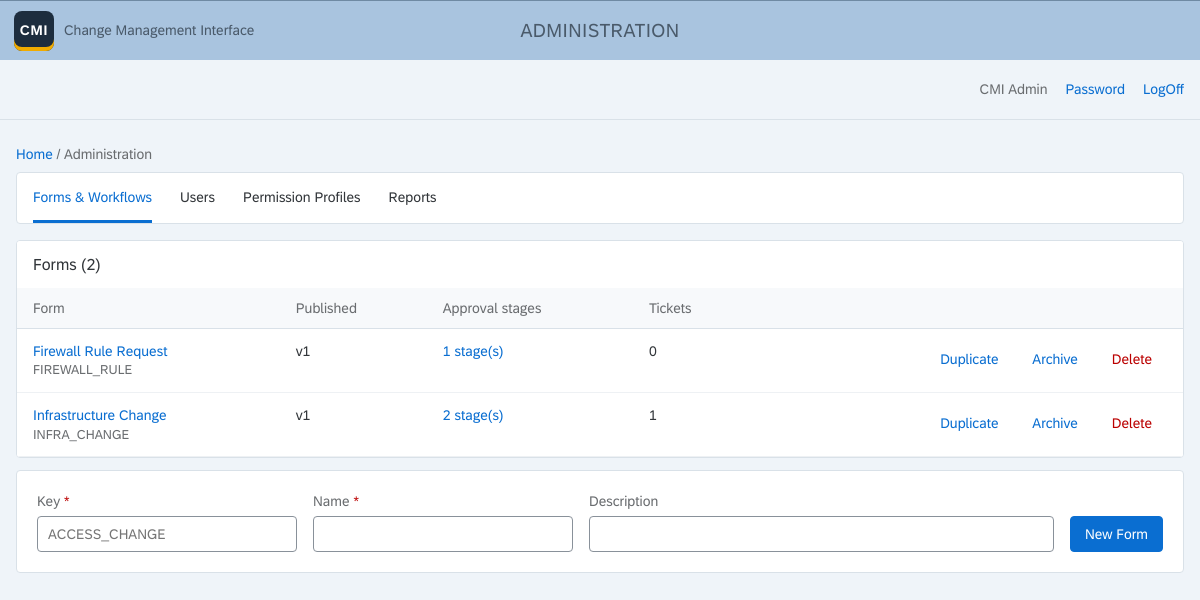
/admin/forms (signed in), run on the app's committed database.
### models.py (models this page shows, shortened)
class User(db.Model):
    id = db.Column(db.Integer, primary_key=True)
    email = db.Column(db.String(255), unique=True, nullable=False)
    name = db.Column(db.String(120), nullable=False)
    is_core = db.Column(db.Boolean, default=False, nullable=False)
    password_hash = db.Column(db.String(255))
    active = db.Column(db.Boolean, default=True, nullable=False)
    failed_logins = db.Column(db.Integer, default=0, nullable=False)
    locked_until = db.Column(db.DateTime)
    created_at = db.Column(db.DateTime, default=utcnow, nullable=False)
    deleted_at = db.Column(db.DateTime)  # soft delete: hidden everywhere; restore by clearing it (and setting active) in the DB
    profiles = db.relationship("PermissionProfile", secondary="user_profile", back_populates="users")
    def can(self, perm):
        return any(perm in p.permissions for p in self.profiles)

class Form(db.Model):
    id = db.Column(db.Integer, primary_key=True)
    key = db.Column(db.String(60), unique=True, nullable=False)
    name = db.Column(db.String(120), nullable=False)
    description = db.Column(db.String(255), default="", nullable=False)
    draft = db.Column(db.JSON, default=lambda: {"fields": []}, nullable=False)  # edited freely, published as a version
    archived = db.Column(db.Boolean, default=False, nullable=False)
    workflow = db.Column(db.JSON, default=list, nullable=False)
    default_assignee_id = db.Column(db.ForeignKey("user.id"))
    deleted_at = db.Column(db.DateTime)  # soft delete: hidden everywhere; restore by clearing it in the DB
    versions = db.relationship("FormVersion", order_by="FormVersion.version", back_populates="form")
    @classmethod
    def live(cls):
        return cls.query.filter(cls.deleted_at.is_(None))
    default_assignee = db.relationship("User")
    @property
    def latest(self):
        return self.versions[-1] if self.versions else None
    @property
    def has_unpublished_changes(self):
        return not self.latest or self.latest.schema != self.draft

class FormVersion(db.Model):
    id = db.Column(db.Integer, primary_key=True)
    form_id = db.Column(db.ForeignKey("form.id"), nullable=False)
    version = db.Column(db.Integer, nullable=False)
    schema = db.Column(db.JSON, nullable=False)  # {"fields": [{id, label, type, required, options, ...}]}
    published_at = db.Column(db.DateTime, default=utcnow, nullable=False)
    published_by_id = db.Column(db.ForeignKey("user.id"))
    form = db.relationship("Form", back_populates="versions")
    published_by = db.relationship("User")
    __table_args__ = (db.UniqueConstraint("form_id", "version"),)

### admin.py (the view)
@bp.get("/forms")
def forms():
    need("form.publish")
    usage = Counter(fid for (fid,) in db.session.query(FormVersion.form_id).join(Ticket, Ticket.form_version_id == FormVersion.id))
    return render_template("admin_forms.html", forms=Form.live().order_by(Form.archived, Form.name).all(), usage=usage)

### app.py (called while the page is built)
@app.before_request
def guard():
    if request.method == "POST":
        token = session.get("_csrf")
        if not token or not secrets.compare_digest(request.form.get("_csrf", ""), token):
            abort(400, "Form expired. Reload the page and try again.")
    g.user = db.session.get(User, session["uid"]) if "uid" in session else None
    if g.user and not g.user.active:
        session.clear()
        g.user = None
    if not g.user and request.endpoint not in PUBLIC_ENDPOINTS:
        return redirect(url_for("login"))

@app.after_request
def security_headers(resp):
    resp.headers.setdefault("Content-Security-Policy", "default-src 'self'; style-src 'self' 'unsafe-inline'; "
                            "img-src 'self' data:; frame-ancestors 'none'; form-action 'self'")
    resp.headers.setdefault("X-Content-Type-Options", "nosniff")
    resp.headers.setdefault("Referrer-Policy", "same-origin")
    return resp

@app.context_processor
def template_globals():
    if "_csrf" not in session:
        session["_csrf"] = secrets.token_urlsafe(32)
    return dict(csrf=session["_csrf"])

### core.py (called while the page is built)
def need(perm):
    if not g.user.can(perm):
        abort(403)

### templates/admin_forms.html (shortened to what this page needs)
{% extends "base.html" %}
{% block shell %}Administration{% endblock %}
{% block body %}
<main class="page">
  {% include "_admin_nav.html" %}
  <div class="panel table-wrap">
    <div class="table-toolbar"><h3>Forms ({{ forms|length }})</h3></div>
    <table>
      <thead><tr><th>Form</th><th>Published</th><th>Approval stages</th><th>Tickets</th><th></th></tr></thead>
      <tbody>
        {% for f in forms %}
        <tr>
          <td><a href="{{ url_for('admin.form_edit', fid=f.id) }}">{{ f.name }}</a><span class="sub">{{ f.key }}{% if f.archived %} · archived{% endif %}</span></td>
          <td>{{ 'v' ~ f.latest.version if f.latest else 'Not published' }}{% if f.latest and f.has_unpublished_changes %}<span class="sub status critical">Unpublished changes</span>{% endif %}</td>
          <td><a href="{{ url_for('admin.form_workflow', fid=f.id) }}">{{ f.workflow|length }} stage(s)</a></td>
          <td>{{ usage[f.id] }}</td>
          <td class="right">
            <form method="post" action="{{ url_for('admin.form_duplicate', fid=f.id) }}" class="inline">
              <input type="hidden" name="_csrf" value="{{ csrf }}"><button class="btn transparent" type="submit">Duplicate</button></form>
            <form method="post" action="{{ url_for('admin.form_archive', fid=f.id) }}" class="inline">
              <input type="hidden" name="_csrf" value="{{ csrf }}"><button class="btn transparent" type="submit">{{ 'Restore' if f.archived else 'Archive' }}</button></form>
            <form method="post" action="{{ url_for('admin.form_delete', fid=f.id) }}" class="inline"
                  data-confirm="Delete the form “{{ f.name }}”? It disappears from CMI; existing tickets keep working.">
              <input type="hidden" name="_csrf" value="{{ csrf }}"><button class="btn transparent reject" type="submit">Delete</button></form>
          </td>
        </tr>
        {% else %}<tr><td colspan="5" class="empty">No forms yet.</td></tr>{% endfor %}
      </tbody>
    </table>
  </div>
  <form class="panel pad inline-form spaced" method="post" action="{{ url_for('admin.form_new') }}">
    <div><label for="key" class="req">Key</label><input id="key" name="key" placeholder="ACCESS_CHANGE" maxlength="60" required></div>
    <div><label for="name" class="req">Name</label><input id="name" name="name" maxlength="120" required></div>
    <div class="grow"><label for="description">Description</label><input id="description" name="description" maxlength="255"></div>
    <button class="btn emph" type="submit">New Form</button>
  </form>
</main>
{% endblock %}

### templates/base.html (shortened to what this page needs)
<!doctype html>
<html lang="en">
<head>
<link rel="stylesheet" href="{{ url_for('static', filename='fiori.css') }}">
</head>
<body>
<header class="shell">
  <a class="logo" href="{{ url_for('home') }}"><b>CMI</b><span>Change Management Interface</span></a>
  <span class="shell-title">{% block shell %}{% endblock %}</span>
</header>
{% if g.user %}
<div class="subbar">
  <span class="user">{{ g.user.name }}</span>
  {% if g.user.is_core %}<a href="{{ url_for('account') }}">Password</a>{% endif %}
  <a href="{{ url_for('logout') }}">LogOff</a>
</div>
{% endif %}
{% block body %}{% endblock %}
</body>
</html>

### static/fiori.css (style rules this page uses)
:root { --shell: #a9c4df; --shell-text: #4a5a6a; --page: #eff4f9; --surface: #fff; --border: #d9e1e8; --rule: #c4cbd2; --text: #32363a; --muted: #6a6d70; --link: #0a6ed1; --brand: #0a6ed1; --brand-hover: #085caf; --positive: #107e3e; --negative: #bb0000; --critical: #e9730c; --info: #0a6ed1; --neutral: #6a6d70; }
* { box-sizing: border-box; }
body { margin: 0; font: 400 14px/1.45 "72", "72full", Arial, Helvetica, sans-serif; color: var(--text); background: var(--page); }
a { color: var(--link); text-decoration: none; }
.shell { height: 60px; display: grid; grid-template-columns: 1fr auto 1fr; align-items: center; padding: 0 14px; background: var(--shell); border-top: 1px solid #6f8aa3; }
.shell-title { color: var(--shell-text); font-size: 19px; letter-spacing: .02em; text-transform: uppercase; }
.logo { justify-self: start; display: inline-flex; align-items: center; gap: 10px; color: var(--shell-text); font-size: 14px; }
.logo b { display: grid; place-items: center; width: 40px; height: 40px; border-radius: 8px; background: #1d2d3e; color: #fff; font-size: 14px; letter-spacing: .06em; box-shadow: inset 0 -4px 0 #f0ab00; }
.subbar { height: 60px; display: flex; justify-content: flex-end; align-items: center; gap: 18px; padding: 0 16px; border-bottom: 1px solid var(--border); }
.subbar .user { color: var(--muted); }
.page { padding: 24px 16px 96px; }
.panel { background: var(--surface); border: 1px solid var(--border); border-radius: 4px; }
.btn { font: inherit; height: 36px; padding: 0 14px; border-radius: 4px; cursor: pointer; border: 1px solid var(--brand); background: var(--surface); color: var(--brand); }
.btn.emph { background: var(--brand); color: #fff; }
.btn.reject { border-color: var(--negative); color: var(--negative); }
.btn.transparent { border-color: transparent; }
label { display: block; color: var(--muted); font-size: 14px; margin-bottom: 4px; }
input, select, textarea { font: inherit; color: var(--text); width: 100%; height: 36px; padding: 0 10px; border: 1px solid #89919a; border-radius: 4px; background: var(--surface); }
.table-wrap { overflow-x: auto; }
table { width: 100%; border-collapse: collapse; background: var(--surface); }
th { text-align: left; font-weight: 400; color: var(--muted); padding: 10px 16px; border-bottom: 1px solid var(--border); background: #f7f9fb; white-space: nowrap; }
td { padding: 12px 16px; border-bottom: 1px solid #eef1f4; vertical-align: top; }
td .sub { display: block; color: var(--muted); font-size: 13px; }
.table-toolbar { display: flex; justify-content: space-between; align-items: center; padding: 12px 16px; background: var(--surface); }
.table-toolbar h3 { margin: 0; font-weight: 400; font-size: 16px; }
.req::after { content: " *"; color: var(--negative); }
.pad { padding: 20px; }
.spaced { margin-top: 12px; }
.right { text-align: right; }
.grow { flex: 1 1 auto; }
form.inline { display: inline; }
.inline-form { display: flex; flex-wrap: wrap; gap: 12px 16px; align-items: end; }
.inline-form > div { flex: 0 1 260px; }
.inline-form > .grow { flex: 1 1 320px; }

### data on the page
User: user.name "CMI Admin"
Form: name "Firewall Rule Request", key "FIREWALL_RULE", workflow|length "1", archived "0", archived "Archive"
FormVersion: version "v1"
Form: name "Infrastructure Change", key "INFRA_CHANGE", workflow|length "2", id "1", archived "Archive"
FormVersion: version "v1"
